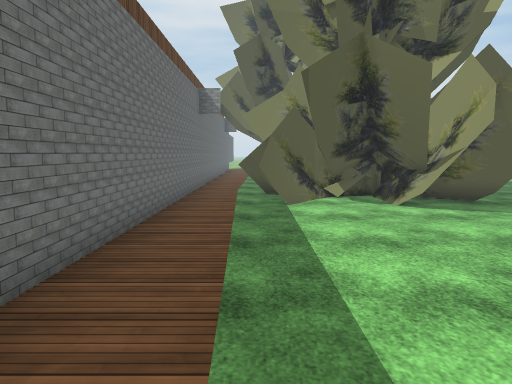
view 1 (above)

16 first-person views from a walk through a 3-D level made in the Unity game engine. The camera is 1.5 m above the floor, tilts 6° down and sees 70° across. The floor is counted in squares, 1 m on a side. Each view is taken from the middle of a square. On the plan, view 1 faces up. The plan holds only what a view shows up to about 16 squares ahead; the rest is blank. The place goes on beyond the plan. Some animated figures are not drawn. Some surface patterns are stand-ins.

view 2
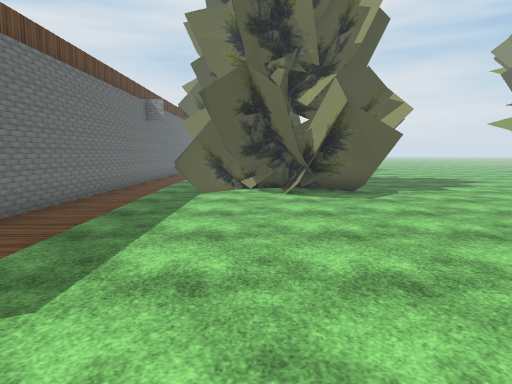

view 3
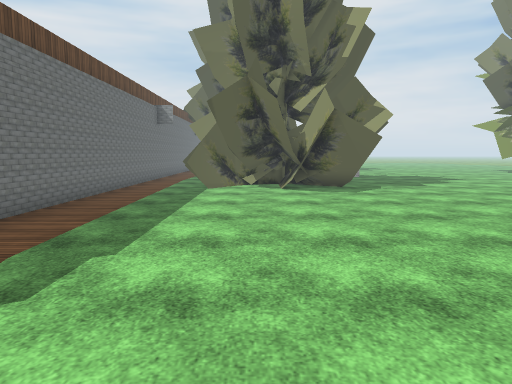

view 4
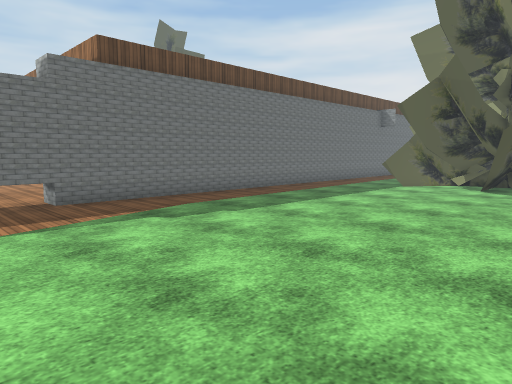

view 5
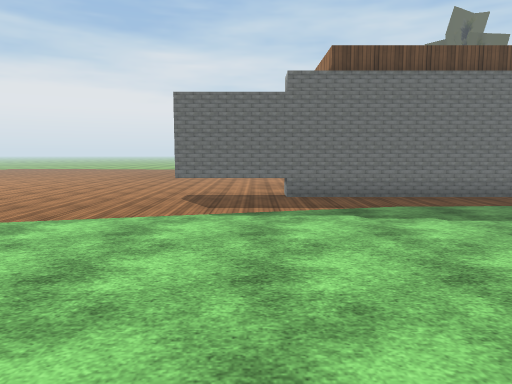

view 6
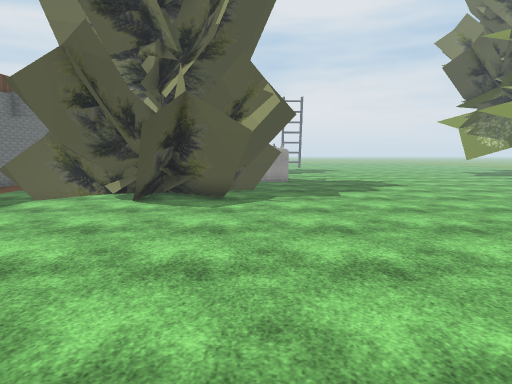

view 7
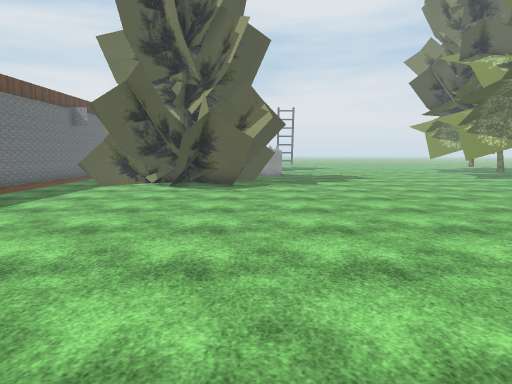

view 8
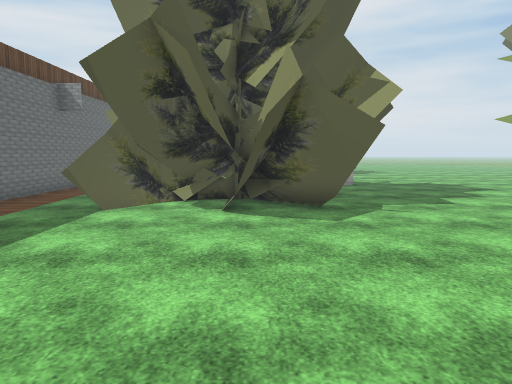

view 9
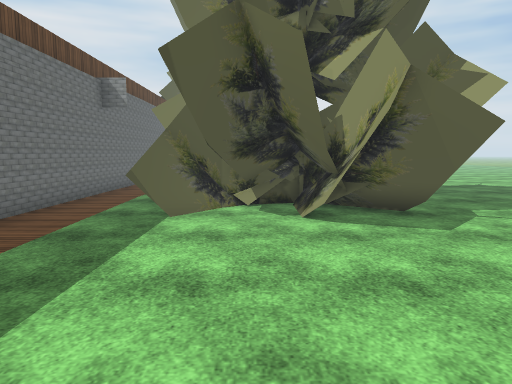

view 10
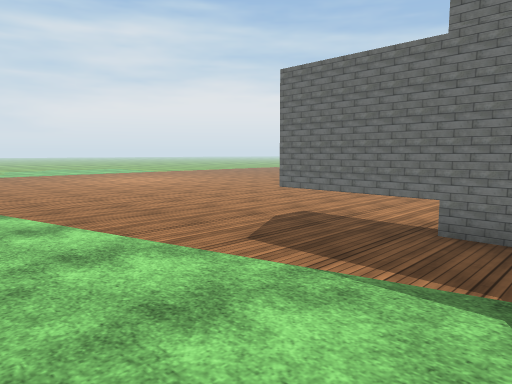

view 11
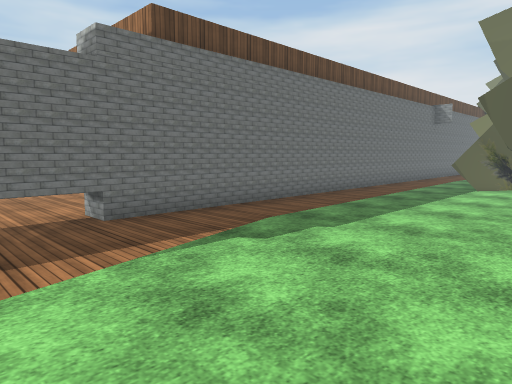

view 12
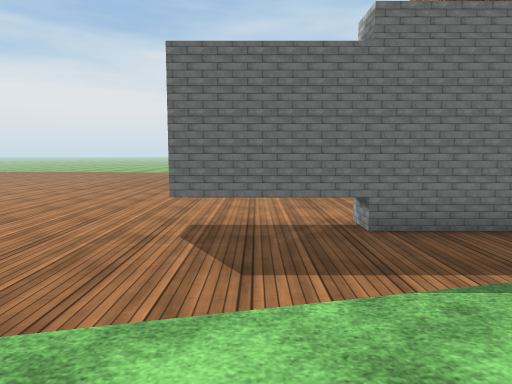

view 13
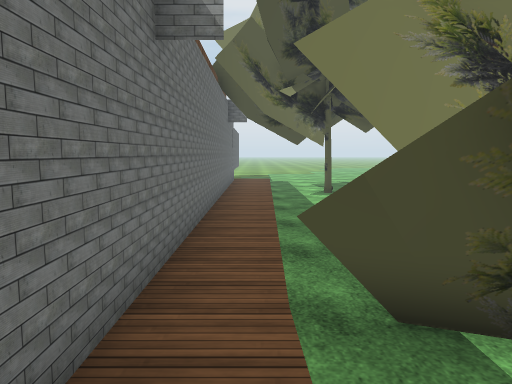

view 14
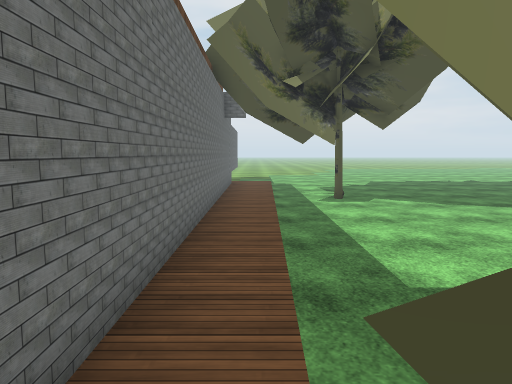

view 15
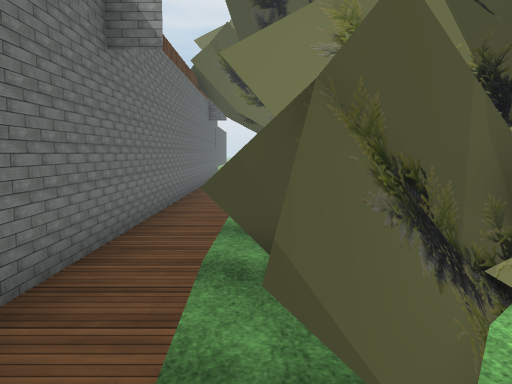

view 16
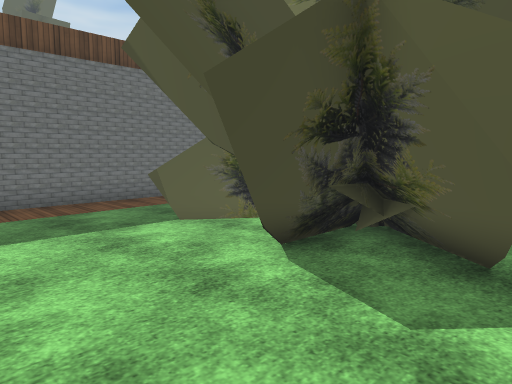

### Floor plan
Key: @ floor where view 1 was taken; # wall or solid block; . main floor; : floor 0.25 m higher than the main floor; / step, stairs or slope; ^ raised ledge; T pine tree.
Columns run from 9 left of view 1 to 9 right of it. Each row starts with its distance up from view 1.
 28        #:..........
 27        #:..........
 26        #:..#.......
 25        #:.........
 24        #:.T......
 23        #:........
 22        #:.......
 21        #:......
 20        #:......
 19        #:.....
 18        #:....
 17        #:....
 16        #:..T
 15        #:.  TT   TT
 14        #:.TTTTTTTT.
 13        #:TTTTTTTT..
 12        #:.T#TTTT...
 11        #:TTT.TTTT..
 10        #:T...TT.TT.
  9        #:.....T....
  8        #:..........
  7        #:..........
  6        #:..........
  5        #:..........
  4        #:..........
  3        #:..........
  2        #:..........
  1        #:..........
  0        #:@.........
 -1        #:/.........
 -2 :::::  #:/.........
 -3 ::::::##::.........
 -4  :::::^#::/........
 -5   ::::^#::/......
 -6   :::: #::/.......

Where each view was taken, in squares from view 1:
view 1: 0 up, 0 right, facing up
view 2: 3 down, 3 right, facing up
view 3: 5 down, 3 right, facing up
view 4: 6 down, 8 right, facing up-left
view 5: 4 down, 9 right, facing left
view 6: 1 down, 8 right, facing up
view 7: 6 down, 8 right, facing up
view 8: 1 up, 5 right, facing up
view 9: 2 up, 3 right, facing up
view 10: 1 down, 4 right, facing down-left
view 11: 6 down, 5 right, facing up-left
view 12: 5 down, 4 right, facing left
view 13: 10 up, 1 left, facing up
view 14: 12 up, 1 left, facing up
view 15: 9 up, 0 right, facing up
view 16: 6 up, 8 right, facing up-left
